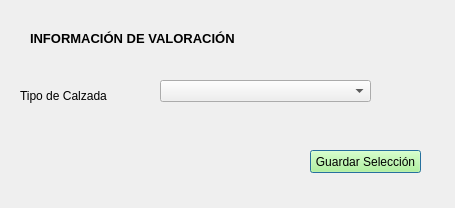
<?xml version="1.0" encoding="UTF-8"?>
<ui version="4.0">
 <class>Dialog</class>
 <widget class="QDialog" name="Dialog">
  <property name="geometry">
   <rect>
    <x>0</x>
    <y>0</y>
    <width>455</width>
    <height>208</height>
   </rect>
  </property>
  <property name="windowTitle">
   <string>Dialog</string>
  </property>
  <widget class="QLabel" name="label_22">
   <property name="geometry">
    <rect>
     <x>30</x>
     <y>30</y>
     <width>281</width>
     <height>16</height>
    </rect>
   </property>
   <property name="font">
    <font>
     <pointsize>10</pointsize>
     <weight>75</weight>
     <bold>true</bold>
    </font>
   </property>
   <property name="text">
    <string>INFORMACIÓN DE VALORACIÓN</string>
   </property>
  </widget>
  <widget class="QLabel" name="label_31">
   <property name="geometry">
    <rect>
     <x>20</x>
     <y>80</y>
     <width>121</width>
     <height>31</height>
    </rect>
   </property>
   <property name="font">
    <font>
     <pointsize>9</pointsize>
    </font>
   </property>
   <property name="text">
    <string>Tipo de Calzada</string>
   </property>
  </widget>
  <widget class="QComboBox" name="comboBox_tipocalzada">
   <property name="geometry">
    <rect>
     <x>160</x>
     <y>80</y>
     <width>211</width>
     <height>22</height>
    </rect>
   </property>
   <item>
    <property name="text">
     <string/>
    </property>
   </item>
   <item>
    <property name="text">
     <string>Avenida Principal</string>
    </property>
   </item>
   <item>
    <property name="text">
     <string>Avenida Secundaria</string>
    </property>
   </item>
   <item>
    <property name="text">
     <string>Calle Principal</string>
    </property>
   </item>
   <item>
    <property name="text">
     <string>Calle Secundaria</string>
    </property>
   </item>
   <item>
    <property name="text">
     <string>Calle Terciaria o Callejón</string>
    </property>
   </item>
   <item>
    <property name="text">
     <string>Calle Con Ripio</string>
    </property>
   </item>
   <item>
    <property name="text">
     <string>Calle de Tierra Natural</string>
    </property>
   </item>
  </widget>
  <widget class="QPushButton" name="btn_guardar">
   <property name="geometry">
    <rect>
     <x>310</x>
     <y>150</y>
     <width>111</width>
     <height>23</height>
    </rect>
   </property>
   <property name="styleSheet">
    <string notr="true">background-color:rgb(170, 255, 127)</string>
   </property>
   <property name="text">
    <string>Guardar Selección</string>
   </property>
  </widget>
 </widget>
 <resources/>
 <connections/>
</ui>
